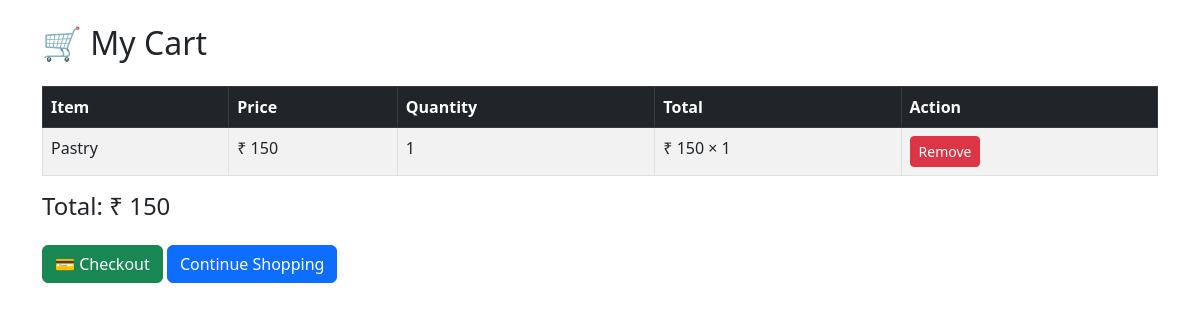
Page /cart/ (signed in) on the committed database.
### app/models.py (models this page shows, shortened)
class CartItem(models.Model):
    cart = models.ForeignKey(
        Cart,
        on_delete=models.CASCADE
    )
    item = models.ForeignKey(
        Menu,
        on_delete=models.CASCADE
    )
    quantity = models.IntegerField(
        default=1
    )

class Menu(models.Model):
    name = models.CharField(max_length=100)
    price = models.IntegerField()

### app/views.py (the view)
# urls.py: path('cart/', views.view_cart, name='view_cart'),
@never_cache
@login_required(login_url='/login/')
def view_cart(request):
    cart, _ = Cart.objects.get_or_create(user=request.user)
    items = CartItem.objects.filter(cart=cart)
    total = sum(i.item.price * i.quantity for i in items)
    return render(request, 'cart.html', {
        'items': items,
        'total': total
    })

### app/templates/cart.html (shortened to what this page needs)
<!DOCTYPE html>
<html>
<head>
    <link href="https://cdn.jsdelivr.net/npm/bootstrap@5.3.0/dist/css/bootstrap.min.css" rel="stylesheet">
</head>
<body class="container mt-4">
<h2 class="mb-4">
    🛒 My Cart
</h2>
{% if items %}
<table class="table table-bordered table-striped">
    <thead class="table-dark">
        <tr>
            <th>Item</th>
            <th>Price</th>
            <th>Quantity</th>
            <th>Total</th>
            <th>Action</th>
        </tr>
    </thead>
    <tbody>
        {% for i in items %}
        <tr>
            <td>
                {{ i.item.name }}
            </td>
            <td>
                ₹ {{ i.item.price }}
            </td>
            <td>
                {{ i.quantity }}
            </td>
            <td>
                ₹ {{ i.item.price }} × {{ i.quantity }}
            </td>
            <td>
                <a
                    href="{% url 'remove_from_cart' i.item.id %}"
                    class="btn btn-danger btn-sm"
                >
                    Remove
                </a>
            </td>
        </tr>
        {% endfor %}
    </tbody>
</table>
<h4 class="mt-3">
    Total: ₹ {{ total }}
</h4>
<a
    href="{% url 'checkout' %}"
    class="btn btn-success mt-3"
>
    💳 Checkout
</a>
{% else %}
<p>
    Your cart is empty 🛒
</p>
{% endif %}
<a
    href="/"
    class="btn btn-primary mt-3"
>
    Continue Shopping
</a>
</body>
</html>

### rows in the picture
CartItem: item.name "Pastry", item.price "150", quantity "1"

### other values in the picture
{{ total }} "150"
